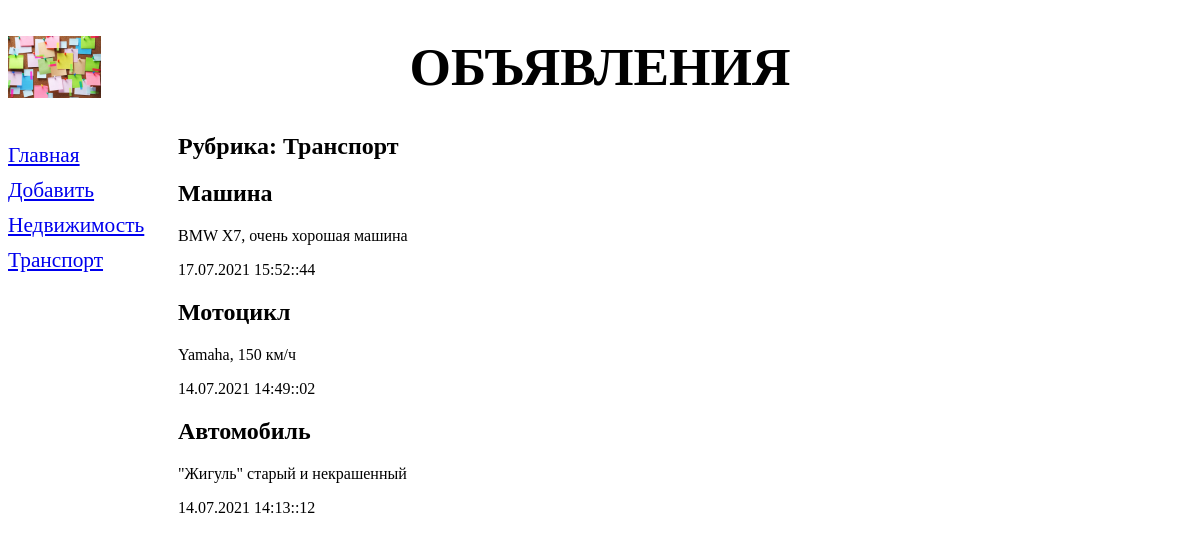
Screenshot of /bboard/1/ with the database file from the repository.
### bboard/models.py (models this page shows, shortened)
class Rubric(models.Model):
    name = models.CharField(max_length=20, db_index=True, verbose_name='Название')
    class Meta:
        verbose_name_plural = 'Рубрики'
        verbose_name = 'Рубрика'
        ordering = ['name']

class Bb(models.Model):
    title = models.CharField(max_length=50, verbose_name='Товар')
    content = models.TextField(null=True, blank=True, verbose_name='Описание')
    price = models.FloatField(null=True, blank=True, verbose_name='Цена')
    published = models.DateTimeField(auto_now_add=True, db_index=True, verbose_name='Опубликовано')
    rubric = models.ForeignKey('Rubric', null=True, on_delete=models.PROTECT, verbose_name='Рубрика')
    class Meta:
        verbose_name_plural = 'Объявления'
        verbose_name = 'Объявление'
        ordering = ['-published']

### bboard/views.py (the view)
# urls.py: path('<int:rubric_id>/', by_rubric, name='by_rubric'),
def by_rubric(request, rubric_id):
    bbs = Bb.objects.filter(rubric=rubric_id)
    rubrics = Rubric.objects.all()
    current_rubric = Rubric.objects.get(pk=rubric_id)
    context = {'bbs': bbs,
               'rubrics': rubrics,
               'current_rubric': current_rubric}
    return render(request, 'bboard/by_rubrics.html', context)

### bboard/templates/bboard/by_rubrics.html (shortened to what this page needs)
{% extends 'layout/basic.html' %}
{% block content %}
<h2>Рубрика: {{ current_rubric.name }}</h2>
{% for bb in bbs %}
<div>
    <h2>{{bb.title}}</h2>
    <p>{{bb.content}}</p>
    <p>{{bb.published|date:'d.m.Y H:i::s'}}</p>
</div>
{% endfor %}
{% endblock %}

### bboard/templates/layout/basic.html (shortened to what this page needs)
{% load static %}
<!DOCTYPE html>
<html lang="en">
    <head>
        <link rel="stylesheet" href="{% static 'bboard/style.css' %}">
    </head>
    <body>
        <header><h1>Объявления</h1></header>
        <nav>
            <div>
                <a href="{% url 'index' %}">Главная</a>
                <a href="{% url 'add' %} ">Добавить</a>
                {% for rubric in rubrics %}
                <a href="{% url 'by_rubric' rubric.pk %}">{{ rubric.name }}</a>
                {% endfor %}
            </div>
        </nav>
        <section>{% block content %}{% endblock content %}</section>
    </body>
</html>

### bboard/static/bboard/style.css (style rules this page uses)
header h1 { font-size: 40pt; text-transform: uppercase; text-align: center; background: url("bg.jpg") left / auto 100% no-repeat; }
nav { font-size: 16pt; width: 150px; float: left; }
nav a { display: block; margin: 10px 0px; }
section { margin-left: 170px; }

### rows the page displays
Rubric: name "Недвижимость"
Rubric: name "Транспорт"
Bb: title "Машина", content "BMW X7, очень хорошая машина", published "17.07.2021 15:52::44"
Bb: title "Мотоцикл", content "Yamaha, 150 км/ч", published "14.07.2021 14:49::02"
Bb: title "Автомобиль", content "\"Жигуль\" старый и некрашенный", published "14.07.2021 14:13::12"
